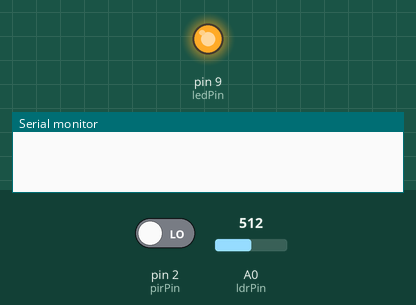
Bench run of a sketch on a simulated Arduino Uno, built with avr-gcc and run on an emulated ATmega328P. On the bench: output pins drawn as LEDs (lit = HIGH), the last lines printed to the serial monitor. The inputs (shaded band) are chosen by the test bench; at power-on: A0 (ldrPin) = 512, pin 2 (pirPin) LOW.

Above: at 1.3 s.
1.4 s: A0 (ldrPin) set to 594
2.9 s: A0 (ldrPin) set to 615
At 3.5 s:
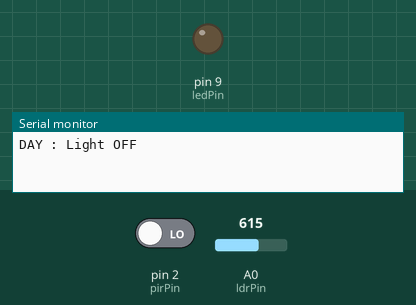
4.5 s: A0 (ldrPin) set to 590
At 5.9 s:
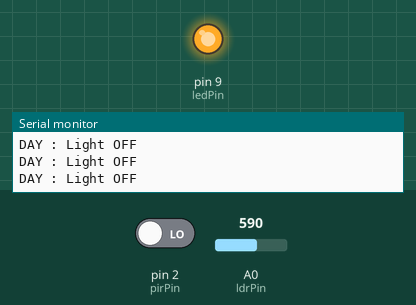
8.0 s: A0 (ldrPin) set to 610
At 8.6 s:
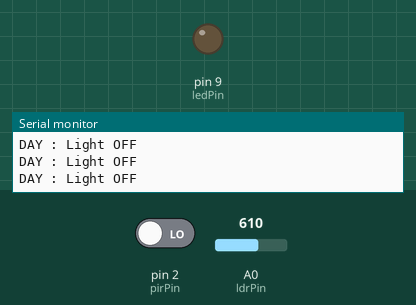
Timing chart, 0 to 10.5 s (numbered marks = the images above; inputs shaded):
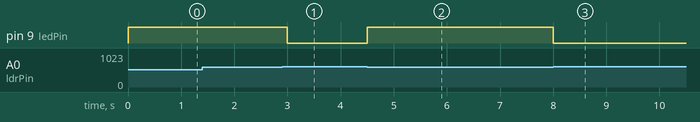

The sketch:

street_light.ino
```cpp
/*
  Project: Smart Street Light
  Author: Advait Khajuria
  IIT Jammu Summer School 2026

  Uses an LDR and PIR sensor to control LED brightness.
*/

const int ldrPin = A0;
const int pirPin = 2;
const int ledPin = 9;

unsigned long motionTime = 0;

void setup() {

  pinMode(pirPin, INPUT);
  pinMode(ledPin, OUTPUT);

  Serial.begin(9600);
}

void loop() {

  int light = analogRead(ldrPin);
  bool motion = digitalRead(pirPin);

  // Daytime
  if (light > 600) {

    analogWrite(ledPin, 0);

    Serial.println("DAY : Light OFF");
  }

  // Night mode
  else {

    if (motion) {

      analogWrite(ledPin, 255);

      motionTime = millis();

      Serial.println("Motion Detected : LED Full Brightness");
    }

    else {

      if (millis() - motionTime < 30000) {

        analogWrite(ledPin, 255);
      }

      else {

        analogWrite(ledPin, 51);

        Serial.println("No Motion : LED at 20%");
      }
    }
  }

  delay(500);
}
```

Measured:
- the behaviour switches between 600 and 601 on A0 (ldrPin) (found by bisection; images 0 and 1)
- after the input at 1.4 s, every drawn part: stays the same
- after the input at 2.9 s, pin 9 (ledPin): HIGH → LOW after 0.10 s
- after the input at 4.5 s, pin 9 (ledPin): LOW → HIGH at once
- after the input at 8.0 s, pin 9 (ledPin): HIGH → LOW at once
